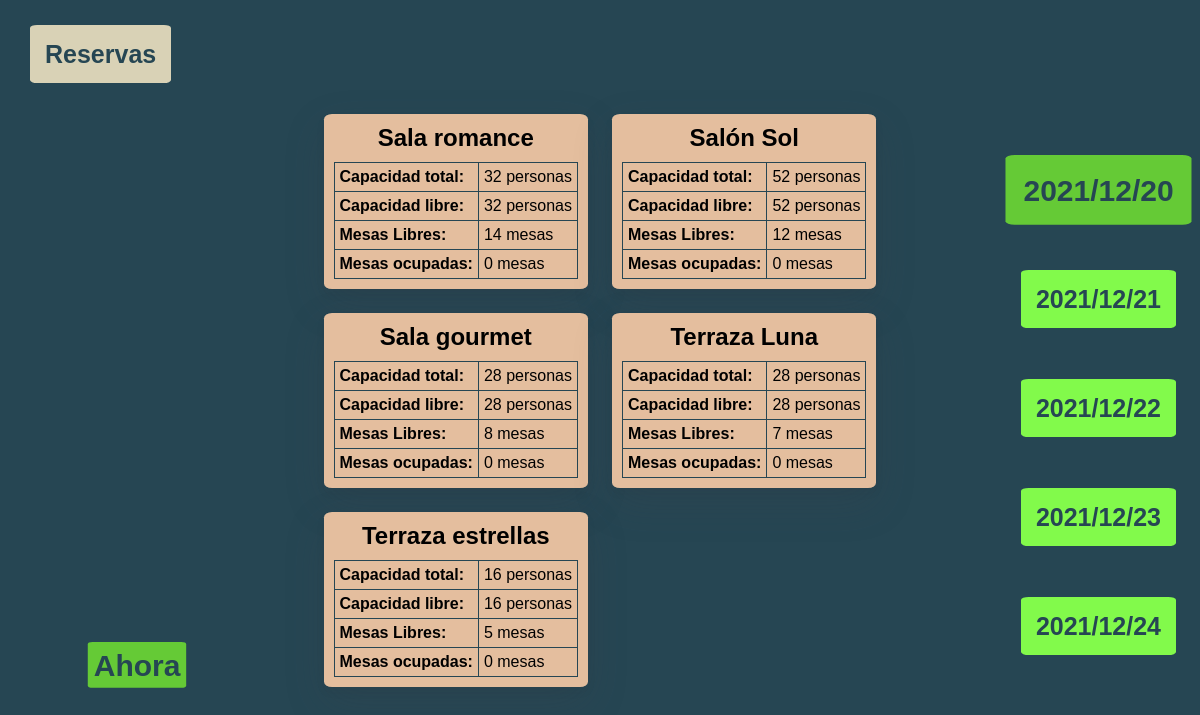
Before: /view/menu.php (signed in) with the older database file.
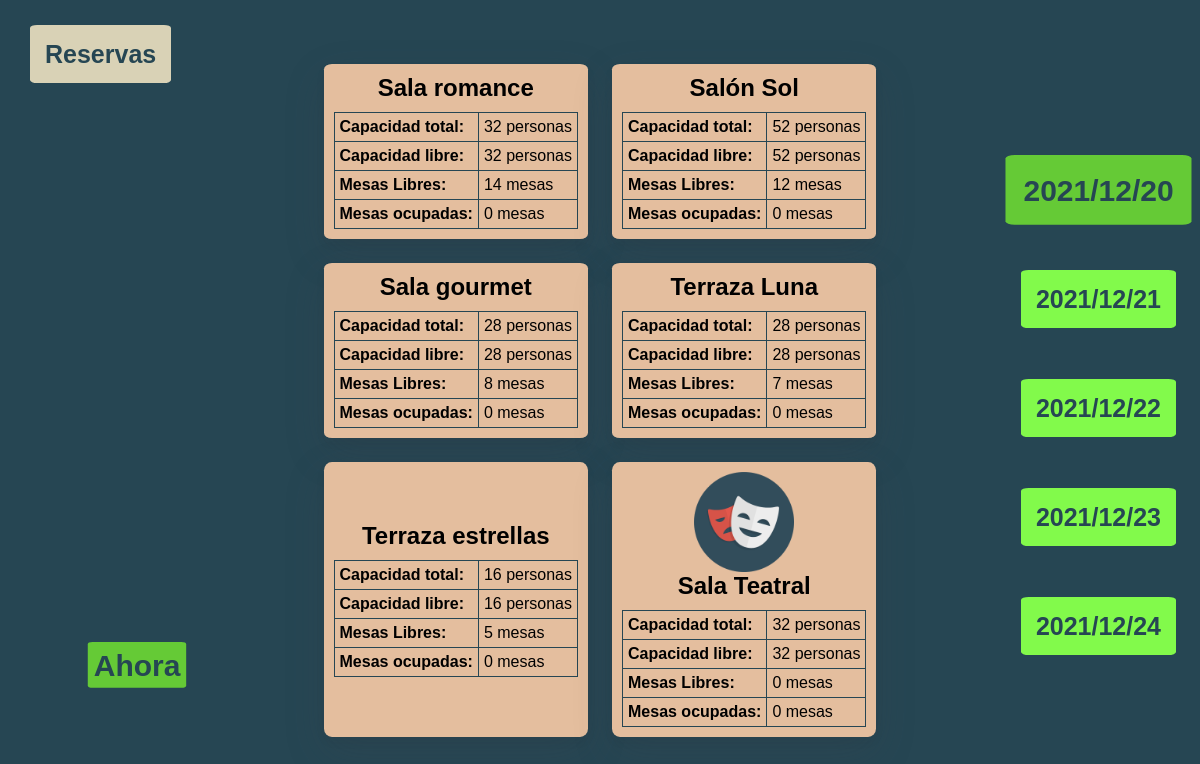
After: the same page with the newer database file.
### tables this page shows
CREATE TABLE `tbl_sala` (
  `id_sal` int(11) NOT NULL,
  `nombre_sal` varchar(50) DEFAULT NULL,
  `capacidad_sal` int(3) DEFAULT NULL,
  `imagen_sal` varchar(45) DEFAULT NULL
);

### view/menu.php (the view, shortened to what the changed rows need)
<!DOCTYPE html>
<?php
    if (isset($_SESSION['email']))
    {
        include_once '../services/sala.php';
        include_once '../services/connection.php';
        $date = date('Y-m-d');
        $hour = date('H:i:s');
        if (isset($_REQUEST['day']) and isset($_REQUEST['hour']))
        {
            $fecha = $_REQUEST['day'];
            $hora = $_REQUEST['hour'];
        }
        else {
            $fecha=$date;
            $hora=$hour;
        }
        ?>
<html lang="en">
<head>
    <link rel="stylesheet" href="../css/style.css">
</head>
<body class="menu">
    <div class="region-salas">
        <div class="grid-salas flex-cv">
        <?php
        $fecha_ini=$fecha." ".$hora;
        $salas=$pdo->prepare("SELECT * from tbl_sala");
        $salas->execute();
        $salas=$salas->fetchAll(PDO::FETCH_ASSOC);
        foreach ($salas as $salas) {
            $capacidad_libre=$pdo->prepare("SELECT ((SELECT SUM(tbl_mesa.capacidad_mes) from tbl_mesa where tbl_mesa.id_sal_fk=?)-(SELECT SUM(tbl_mesa.capacidad_mes) from tbl_mesa INNER JOIN tbl_reserva on tbl_mesa.id_mes=tbl_reserva.id_mes_fk where (tbl_reserva.horaIni_res = ? and tbl_mesa.id_sal_fk=?) or (tbl_reserva.horaFin_res > ? and tbl_mesa.id_sal_fk=? and tbl_reserva.horaIni_res < ?)))");
            $capacidad_libre->bindParam(1, $salas['id_sal']);
            $capacidad_libre->bindParam(2, $fecha_ini);
            $capacidad_libre->bindParam(3, $salas['id_sal']);
            $capacidad_libre->bindParam(4, $fecha_ini);
            $capacidad_libre->bindParam(5, $salas['id_sal']);
            $capacidad_libre->bindParam(6,  $fecha_ini);
            $capacidad_libre->execute();
            $capacidad_libre = $capacidad_libre->fetch(PDO::FETCH_NUM);
            $mesas_libres=$pdo->prepare("SELECT ((SELECT COUNT(*) FROM tbl_mesa WHERE id_sal_fk=?)- (SELECT COUNT(*) from tbl_mesa INNER JOIN tbl_reserva on tbl_mesa.id_mes=tbl_reserva.id_mes_fk where (tbl_reserva.horaIni_res = ? and tbl_mesa.id_sal_fk=?) or (tbl_reserva.horaFin_res > ? and tbl_mesa.id_sal_fk=? and tbl_reserva.horaIni_res < ?)))");
            $mesas_libres->bindParam(1, $salas['id_sal']);
            $mesas_libres->bindParam(2, $fecha_ini);
            $mesas_libres->bindParam(3, $salas['id_sal']);
            $mesas_libres->bindParam(4, $fecha_ini);
            $mesas_libres->bindParam(5, $salas['id_sal']);
            $mesas_libres->bindParam(6,  $fecha_ini);
            $mesas_libres->execute();
            $mesas_libres=$mesas_libres->fetch(PDO::FETCH_NUM);
            $mesas_ocupadas=$pdo->prepare("SELECT * from tbl_mesa INNER JOIN tbl_reserva on tbl_mesa.id_mes=tbl_reserva.id_mes_fk where (tbl_reserva.horaIni_res = ? and tbl_mesa.id_sal_fk=?) or (tbl_reserva.horaFin_res > ? and tbl_mesa.id_sal_fk=? and tbl_reserva.horaIni_res < ?)");
            $mesas_ocupadas->bindParam(1, $fecha_ini);
            $mesas_ocupadas->bindParam(2, $salas['id_sal']);
            $mesas_ocupadas->bindParam(3, $fecha_ini);
            $mesas_ocupadas->bindParam(4, $salas['id_sal']);
            $mesas_ocupadas->bindParam(5, $fecha_ini);
            $mesas_ocupadas->execute();
            $mesas_ocupadas=$mesas_ocupadas->fetchAll(PDO::FETCH_ASSOC);
                ?>
            <div class="sala" disabled="<?php if($fecha_ini<date('Y-m-d H:i')){echo "si";}?>">
            <form  method="post" action="../services/cookieMesa.php"></form>
                <img src="../media/icons/<?php echo $salas['imagen_sal']?>" alt="">
                <h2 class="nombre-sala"><?php echo $salas['nombre_sal'] ?></h2>
                <table>
                    <tbody>
                        <tr>
                            <th>Capacidad total: </th>
                            <td><?php echo $salas['capacidad_sal'] ?> personas</td>
                        </tr>
                        <tr>
                            <th>Capacidad libre: </th>
                            <td><?php if($capacidad_libre[0]==null){echo $salas['capacidad_sal'];}else{echo  $capacidad_libre[0];}?> personas</td>
                        </tr>
                        <tr>
                            <th>Mesas Libres: </th>
                            <td><?php echo $mesas_libres[0] ?> mesas</td>
                        </tr>
                        <tr>
                            <th>Mesas ocupadas: </th>
                            <td><?php echo count($mesas_ocupadas) ?> mesas</td>
                        </tr>
                    </tbody>
                </table>
            </div>
            <?php
                    }
            ?>
    </div>
    <?php
    }else
    {
        header("Location:../view/login.php");
    }
    ?>
</body>
</html>

Changed rows visible on the page:
added tbl_sala: imagen_sal (picture), nombre_sal "Sala Teatral", capacidad_sal "32", mesas_libres "0", count($mesas_ocupadas) "0"
